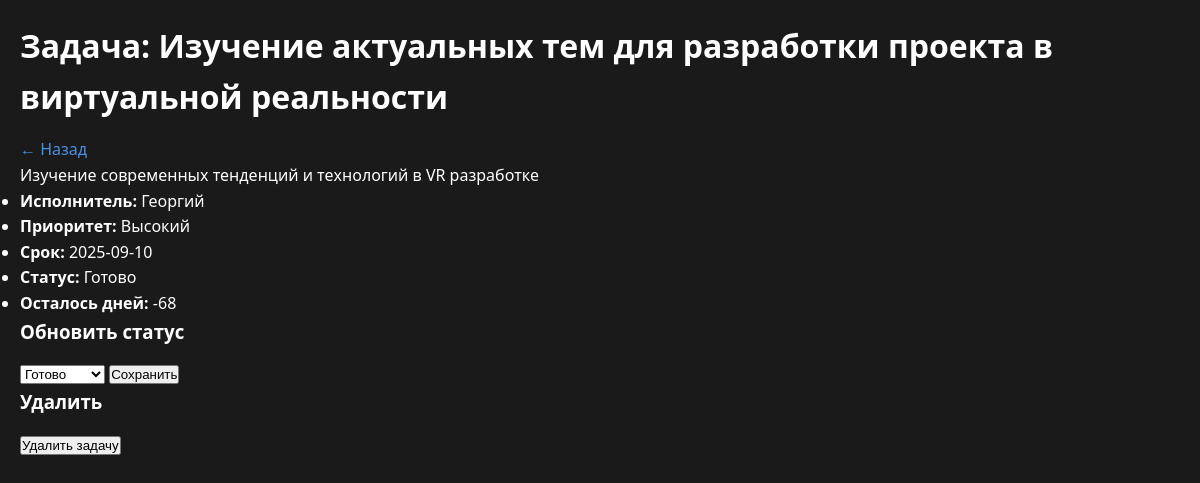
/task/1, run on the app's committed database.
### tables this page shows
CREATE TABLE tasks (
            id INTEGER PRIMARY KEY AUTOINCREMENT,
            title TEXT NOT NULL,
            description TEXT,
            assignee TEXT,
            priority TEXT,
            due_date TEXT,
            status TEXT DEFAULT 'Новая',
            created_at TEXT DEFAULT CURRENT_TIMESTAMP
        );

### app.py (the view)
@app.route('/task/<int:task_id>', methods=['GET', 'POST'])
def task_detail(task_id):
    conn = get_db_connection()
    task = conn.execute('SELECT * FROM tasks WHERE id=?', (task_id,)).fetchone()
    conn.close()
    if not task:
        return "Задача не найдена", 404
    if task['due_date']:
        due = datetime.strptime(task['due_date'], '%Y-%m-%d')
        days_left = (due - datetime.now()).days
        is_overdue = days_left < 0 and task['status'] != 'Готово'
    else:
        days_left = None
        is_overdue = False
    return render_template('detail.html', task=task, days_left=days_left, is_overdue=is_overdue)

### app.py (called while the page is built)
def get_db_connection():
    conn = sqlite3.connect(DB_FILE)
    conn.row_factory = sqlite3.Row
    return conn

### templates/detail.html (shortened to what this page needs)
<!doctype html>
<html lang="ru">
<head>
	<link rel="stylesheet" href="{{ url_for('static', filename='css/style.css') }}">
</head>
<body>
<div class="container">
	<h1>Задача: {{ task.title }}</h1>
	<div><a href="{{ url_for('index') }}">← Назад</a></div>
	<p>{{ task.description or '-' }}</p>
	<ul>
		<li><strong>Исполнитель:</strong> {{ task.assignee or '-' }}</li>
		<li><strong>Приоритет:</strong> {{ task.priority or '-' }}</li>
		<li><strong>Срок:</strong> {{ task.due_date or '-' }}</li>
		<li><strong>Статус:</strong> {{ task.status or '-' }}</li>
		<li><strong>Осталось дней:</strong> {{ days_left }}</li>
	</ul>
	<h3>Обновить статус</h3>
	<form method="post" action="{{ url_for('update_status', task_id=task.id) }}">
		<select name="status">
			<option value="Готово" {% if task.status=='Готово' %}selected{% endif %}>Готово</option>
		</select>
		<button type="submit">Сохранить</button>
	</form>
	<h3>Удалить</h3>
	<button class="delete-btn" data-id="{{ task.id }}" data-title="{{ task.title|e }}">
		 Удалить задачу
	</button>
</div>
</body>
</html>

### static/css/style.css (style rules this page uses)
:root { --bg-primary: #1a1a1a; --bg-secondary: #222222; --bg-card: #2c2c2c; --text-primary: #ffffff; --text-secondary: #b0b0b0; --accent-blue: #4a90e2; --accent-green: #4caf50; --accent-red: #f44336; --accent-yellow: #ff9800; --accent-purple: #9c27b0; --border: #3a3a3a; --shadow: 0 4px 6px rgba(0, 0, 0, 0.1); --radius: 10px; }
* { margin: 0; padding: 0; box-sizing: border-box; }
body { background-color: var(--bg-primary); color: var(--text-primary); font-family: 'Segoe UI', Tahoma, Geneva, Verdana, sans-serif; line-height: 1.6; padding: 20px; }
a { color: var(--accent-blue); text-decoration: none; }
.container { max-width: 1200px; margin: 0 auto; }
h1, h2, h3 { margin-bottom: 15px; font-weight: 600; }

### data on the page
tasks: title "Изучение актуальных тем для разработки проекта в виртуальной реальности", description "Изучение современных тенденций и технологий в VR разработке", assignee "Георгий", priority "Высокий", due_date "2025-09-10", status "Готово"
